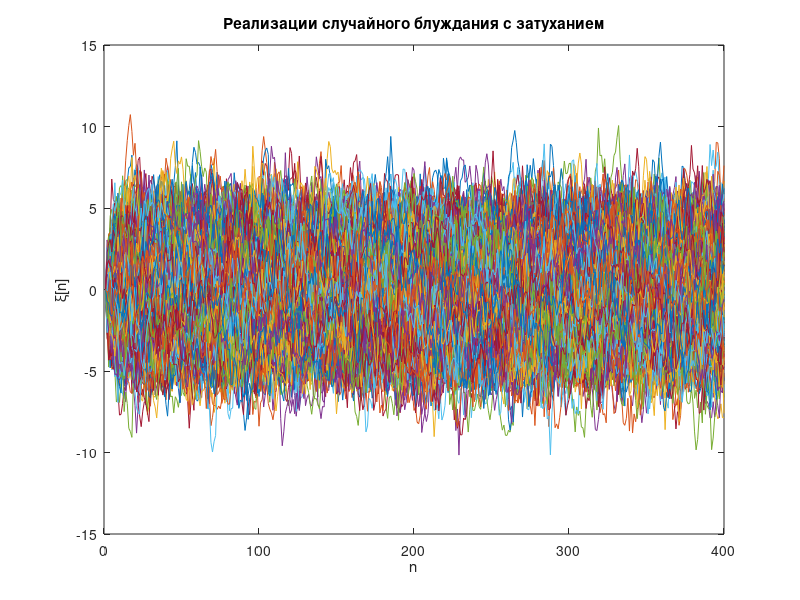
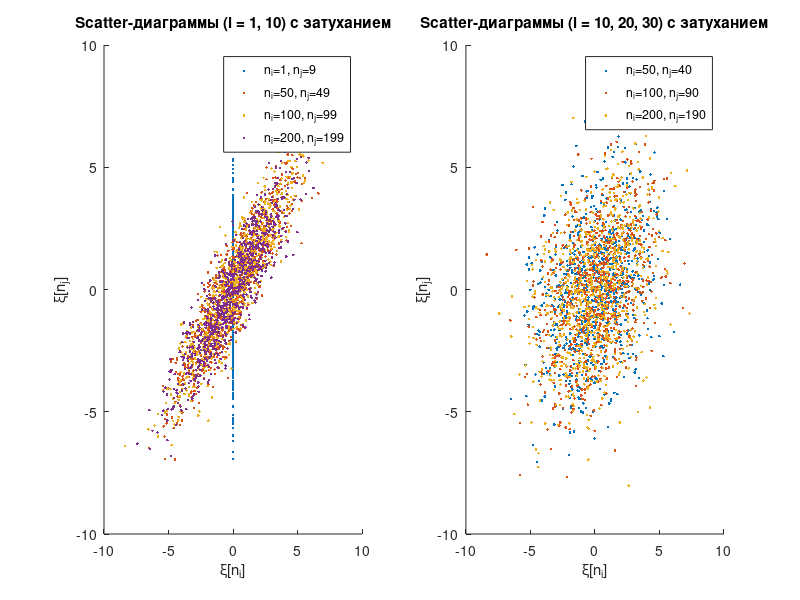
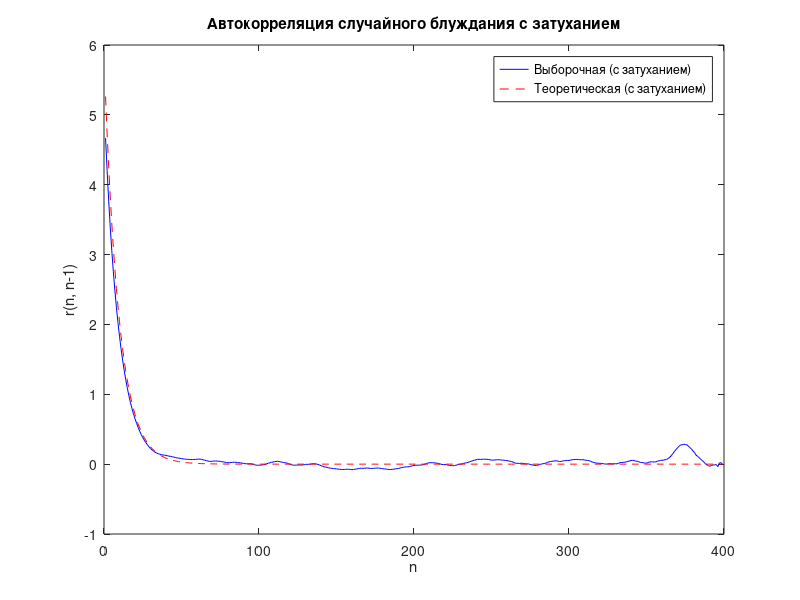
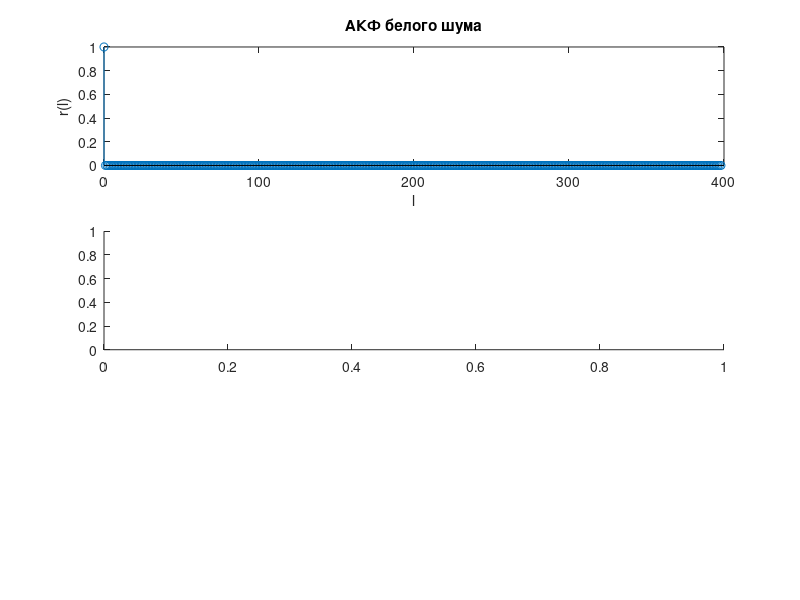

MATLAB code for these plots, in order: (Note: this script raises an error after producing the figures.)
% Параметры
N = 400;     
K = 800;      
mu = 0;       
sigma = 1;    

% Создание матрицы случайных блужданий с затуханием
E_damped = zeros(N, K);
for j = 1:K
    for n = 2:N
        E_damped(n, j) = 0.9 * E_damped(n-1, j) + mu + sigma * randn(); 
    end
end

% График всех реализаций
figure;
plot(E_damped);
xlabel('n');
ylabel('ξ[n]');
title('Реализации случайного блуждания с затуханием');

% Scatter-диаграммы
pairs1 = [1, 9; 50, 49; 100, 99; 200, 199];
pairs2 = [50, 40; 100, 90; 200, 190];

figure;
subplot(1, 2, 1);
hold on;
for i = 1:size(pairs1, 1)
    n_i = pairs1(i, 1);
    n_j = pairs1(i, 2);
    scatter(E_damped(n_i, :), E_damped(n_j, :), '.', 'DisplayName', ['n_i=' num2str(n_i) ', n_j=' num2str(n_j)]);
end
xlabel('ξ[n_i]');
ylabel('ξ[n_j]');
title('Scatter-диаграммы (l = 1, 10) с затуханием');
legend('show');

subplot(1, 2, 2);
hold on;
for i = 1:size(pairs2, 1)
    n_i = pairs2(i, 1);
    n_j = pairs2(i, 2);
    scatter(E_damped(n_i, :), E_damped(n_j, :), '.', 'DisplayName', ['n_i=' num2str(n_i) ', n_j=' num2str(n_j)]);
end
xlabel('ξ[n_i]');
ylabel('ξ[n_j]');
title('Scatter-диаграммы (l = 10, 20, 30) с затуханием');
legend('show');

% Задание 10

% 1. Выборочная автокорреляция для процесса с затуханием
r_hat_damped = zeros(N-1, 1);
for l = 1:N-1
    r_hat_damped(l) = mean(mean(E_damped(l+1:end, :) .* E_damped(1:end-l, :)));  % Добавили mean()
end

% 2. График автокорреляции (с затуханием)
figure;
plot(1:N-1, r_hat_damped, 'b', 'DisplayName', 'Выборочная (с затуханием)');
hold on;
plot(1:N-1, (sigma^2 / (1 - 0.9^2)) * 0.9.^(0:N-2), 'r--', 'DisplayName', 'Теоретическая (с затуханием)');
xlabel('n');
ylabel('r(n, n-1)');
title('Автокорреляция случайного блуждания с затуханием');
legend('show');

% 3. Сравнение результатов пунктов 6 и 9
%    (см. описание ниже)

% 4. Гипотеза о равенстве средних
l1 = 4;
l2 = 40;

% Выбираем две реализации (два столбца)
realization1 = E_damped(:, 1);
realization2 = E_damped(:, 2);

% Средние по времени
mean_time1_l1 = mean(realization1(1+l1:end) .* realization1(1:end-l1));
mean_time1_l2 = mean(realization1(1+l2:end) .* realization1(1:end-l2));
mean_time2_l1 = mean(realization2(1+l1:end) .* realization2(1:end-l1));
mean_time2_l2 = mean(realization2(1+l2:end) .* realization2(1:end-l2));

% Сравнение
fprintf('Среднее по времени (реализация 1, l1 = %d): %f\n', l1, mean_time1_l1);
fprintf('Среднее по времени (реализация 1, l2 = %d): %f\n', l2, mean_time1_l2);
fprintf('Среднее по времени (реализация 2, l1 = %d): %f\n', l1, mean_time2_l1);
fprintf('Среднее по времени (реализация 2, l2 = %d): %f\n', l2, mean_time2_l2);
fprintf('Теоретическая автокорреляция (l1 = %d): %f\n', l1, 0.9^l1);
fprintf('Теоретическая автокорреляция (l2 = %d): %f\n', l2, 0.9^l2);
fprintf('Выборочная автокорреляция по ансамблю (l1 = %d): %f\n', l1, r_hat_damped(l1));
fprintf('Выборочная автокорреляция по ансамблю (l2 = %d): %f\n', l2, r_hat_damped(l2));

% 5. Графики АКФ
figure;
% Белый шум (для сравнения)
subplot(3, 1, 1);
stem(0:N-2, [1; zeros(N-2, 1)]);
xlabel('l');
ylabel('r(l)');
title('АКФ белого шума');

% Случайное блуждание (из задания 6)
subplot(3, 1, 2);
hold on;  % Добавляем hold on для рисования нескольких линий
stem(0:N-2, r_hat, 'b', 'DisplayName', 'Выборочная');
plot(0:N-2, r_theoretical, 'r--', 'DisplayName', 'Теоретическая'); 
xlabel('l');
ylabel('r(l)');
title('АКФ случайного блуждания');
legend('show'); 

% Случайное блуждание с затуханием
subplot(3, 1, 3);
hold on;
stem(0:N-2, r_hat_damped, 'b', 'DisplayName', 'Выборочная');
plot(0:N-2, (sigma^2 / (1 - 0.9^2)) * 0.9.^(0:N-2), 'r--', 'DisplayName', 'Теоретическая');
xlabel('l');
ylabel('r(l)');
title('АКФ случайного блуждания с затуханием');
legend('show'); 